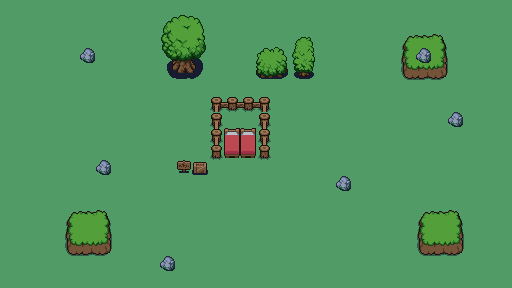

Below is a game level as drawn by its tile map, then a one-line description and the .tmx that defines it (tile-layer data replaced by summaries):
An orthogonal 32x18 tile map with 16x16 px tiles, 3 tile layers (ground, bgd_1, fgd_1), 3 tilesets and 8 objects (7x Slime, Player).

<map version="1.10" tiledversion="1.11.2" orientation="orthogonal" renderorder="right-down" width="32" height="18" tilewidth="16" tileheight="16" infinite="0" nextlayerid="5" nextobjectid="9">
 <tileset firstgid="1" source="map.tsx" />
 <tileset firstgid="122" source="map_ext6.tsx" />
 <tileset firstgid="1418" name="entities" tilewidth="48" tileheight="48" tilecount="3" columns="0">
  <grid orientation="orthogonal" width="1" height="1" />
  <tile id="0">
   <image source="images/chest.png" width="16" height="16" />
  </tile>
  <tile id="1">
   <image source="images/player.png" width="48" height="48" />
  </tile>
  <tile id="2">
   <image source="images/slime.png" width="32" height="32" />
  </tile>
 </tileset>
 <layer id="1" name="ground" width="32" height="18">
  <data>[576 cells, 576 non-empty, 2 distinct tile ids]</data>
 </layer>
 <layer id="2" name="bgd_1" width="32" height="18">
  <data>[576 cells, 58 non-empty, 30 distinct tile ids]</data>
 </layer>
 <objectgroup id="4" name="entities">
  <object id="1" type="Player" gid="1419" x="14.5" y="267.5" width="48" height="48" />
  <object id="2" type="Slime" gid="1420" x="74" y="243.5" width="32" height="32" />
  <object id="3" type="Slime" gid="1420" x="274.5" y="174" width="32" height="32" />
  <object id="4" type="Slime" gid="1420" x="316" y="262" width="32" height="32" />
  <object id="5" type="Slime" gid="1420" x="93.5" y="91" width="32" height="32" />
  <object id="6" type="Slime" gid="1420" x="390.5" y="150.5" width="32" height="32" />
  <object id="7" type="Slime" gid="1420" x="348" y="106.5" width="32" height="32" />
  <object id="8" type="Slime" gid="1420" x="423.5" y="242.5" width="32" height="32" />
 </objectgroup>
 <layer id="3" name="fgd_1" width="32" height="18">
  <data>[576 cells, 41 non-empty, 41 distinct tile ids]</data>
 </layer>
</map>
